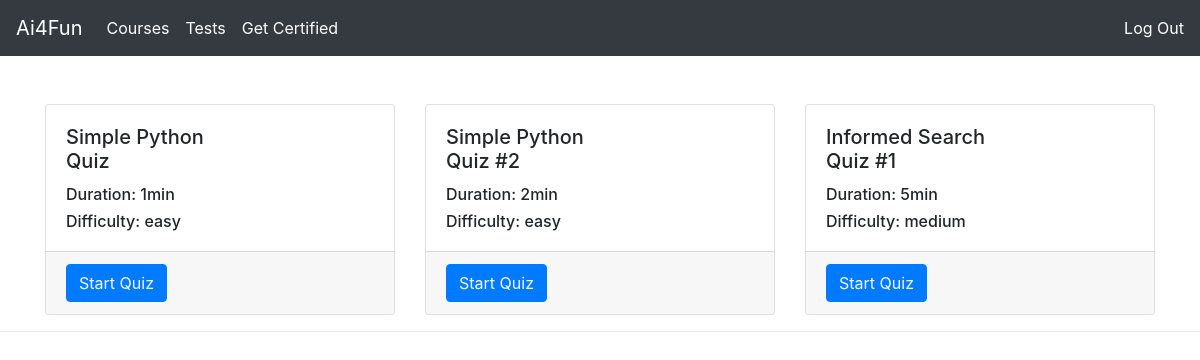
/tests, run on the app's committed database.
### quiz_module/models.py (models this page shows, shortened)
class Quiz(models.Model):
    name = models.CharField(max_length=120)
    topic = models.CharField(max_length=120)
    number_of_questions = models.IntegerField()
    time = models.IntegerField(help_text="duration of the quiz in minutes")
    required_score_to_pass = models.IntegerField(help_text="score in %")
    difficulty = models.CharField(max_length=6, choices=DIFF_CHOICES)
    class Meta:
        verbose_name_plural = 'Quizes'

### quiz_module/views.py (the view)
# urls.py: path('tests', tests_view, name='tests_view'),
def tests_view(request):
    queryset = Quiz.objects.all()
    context = {"quizes": queryset}
    return render(request, 'appPages/tests.html', context=context)

### templates/appPages/tests.html (shortened to what this page needs)
<!DOCTYPE html>
<html lang="en">
<head>
     <link rel="stylesheet" href="https://cdn.jsdelivr.net/npm/bootstrap@4.3.1/dist/css/bootstrap.min.css">
</head>
<body>
  <nav class="navbar navbar-expand-lg navbar-light bg-dark text-white">
        <a class="navbar-brand text-white" href="home">Ai4Fun</a>
  <div class="collapse navbar-collapse bg text-white" id="navbarSupportedContent">
    <ul class="navbar-nav mr-auto">
      <li class="nav-item active">
        <a class="nav-link text-white" href="/courses">Courses<span class="sr-only">(current)</span></a>
      </li>
      <li class="nav-item">
        <a class="nav-link text-white" href="/tests">Tests</a>
      </li>
        <li class="nav-item active">
        <a class="nav-link text-white" href="/certificate_test">Get Certified<span class="sr-only">(current)</span></a>
      </li>
    </ul>
         <ul class="nav navbar-nav navbar-right">
      <li><a href="/signout" class="text-white"> Log Out</a></li>
    </ul>
  </div>
</nav>
<br>
  <div class="container pt-4">
      <div class="row">
          {% for quiz in quizes %}
          <div class="col">
              <div class="card">
                    <div class="card-body" style="width: 200px;">
                        <h5 class="card-title">{{ quiz.name }}</h5>
                        <h6 class="card-text">Duration: {{ quiz.time }}min</h6>
                        <h6 class="card-text">Difficulty: {{ quiz.difficulty }}</h6>
                     </div>
                  <div class="card-footer">
                      <button class="btn btn-primary" id="start-button">
                          <a class="text-light" href="tests/{{ quiz.pk }}/">Start Quiz</a></button>
                  </div>
         </div>
      </div>
        {% endfor %}
      </div>
  </div>
 <hr>
</body>
</html>

### data on the page
Quiz: name "Simple Python Quiz", time "1", difficulty "easy"
Quiz: name "Simple Python Quiz #2", time "2", difficulty "easy"
Quiz: name "Informed Search Quiz #1", time "5", difficulty "medium"
